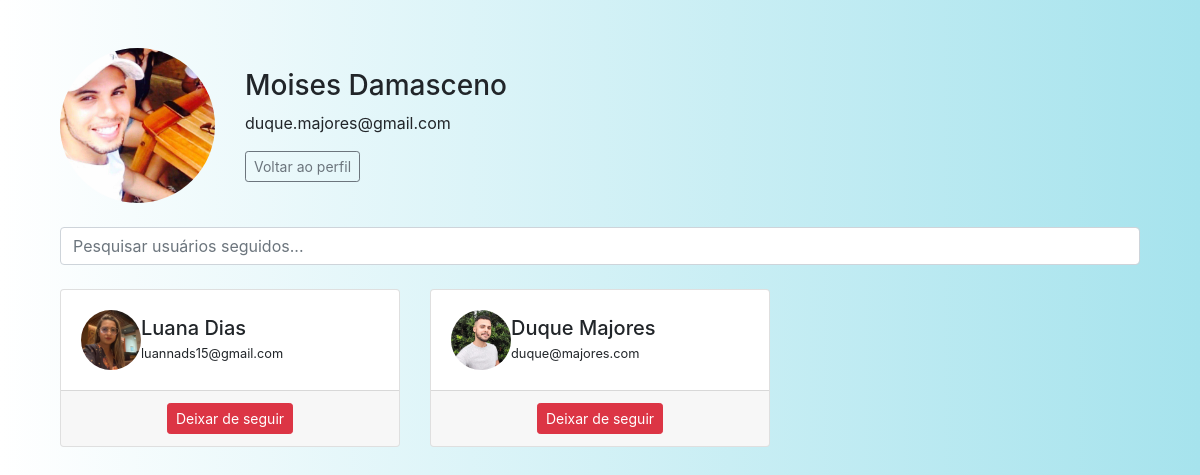
/seguindo/1/ (signed in), run on the app's committed database.
### app/models.py (models this page shows, shortened)
class User(UserMixin, db.Model):
    id = db.Column(db.Integer, primary_key=True)
    nome = db.Column(db.String(150))
    sobreNome = db.Column(db.String(150))
    email = db.Column(db.String(150), unique=True)
    senha = db.Column(db.String(150))
    imagem = db.Column(db.String(150), default='default.png')
    seguindo = db.relationship(
        'User', secondary=followers,
        primaryjoin=(followers.c.follower_id == id),
        secondaryjoin=(followers.c.followed_id == id),
        backref=db.backref('seguidores', lazy='dynamic'),
        lazy='dynamic'
    )

### app/views.py (the view)
@app.route('/seguindo/<int:id>/', endpoint='seguindo')
@login_required
def seguindo(id):
    obj = User.query.get_or_404(id)
    pesquisa = request.args.get('pesquisa', '')
    seguindo_query = obj.seguindo
    dados = [usuario for usuario in obj.seguindo if pesquisa.lower() in usuario.nome.lower()]
    if pesquisa:
        seguindo_filtrado = [user for user in seguindo_query if pesquisa.lower() in user.nome.lower()]
    else:
        seguindo_filtrado = seguindo_query
    context = {
        'dados': dados,
        'usuario_atual_seguindo_ids': {u.id for u in current_user.seguindo}
    }
    return render_template('seguindo.html', obj=obj, context=context)

### app/__init__.py (called while the page is built)
@login_manager.user_loader
def load_user(user_id):
    return User.query.get(int(user_id))

### app/templates/seguindo.html (shortened to what this page needs)
{% extends 'base.html' %}
{% block styles %}
<link rel="stylesheet" href="{{ url_for('static', filename='css/index.css') }}">
<link rel="stylesheet" href="{{ url_for('static', filename='css/home.css') }}">
{% endblock %}
{% block content %}
<div class="container mt-5">
    <div class="row mb-4 align-items-center">
        <div class="col-md-2">
            <img class="img-fluid rounded-circle" src="{{ url_for('static', filename='imagens/' + obj.imagem) }}" alt="Foto Perfil">
        </div>
        <div class="col-md-10">
            <h3>{{ obj.nome }} {{ obj.sobreNome }}</h3>
            <p>{{ obj.email }}</p>
            <a href="{{ url_for('home', id=obj.id) }}" class="btn btn-outline-secondary btn-sm">Voltar ao perfil</a>
        </div>
    </div>
    <form method="get" class="mb-4">
        <input type="text" name="pesquisa" class="form-control" placeholder="Pesquisar usuários seguidos..." value="{{ request.args.get('pesquisa', '') }}">
    </form>
    {% if not context.dados %}
        <p>Nenhum usuário encontrado.</p>
    {% else %}
        <div class="row">
            {% for usuario in context.dados %}
                <div class="col-md-4 mb-4">
                    <div class="card h-100">
                        <div class="card-body d-flex align-items-center">
                            <img src="{{ url_for('static', filename='imagens/' + usuario.imagem) }}" alt="Imagem do Usuário" class="rounded-circle me-3" width="60" height="60">
                            <div>
                                <h5 class="card-title mb-0">{{ usuario.nome }} {{ usuario.sobreNome }}</h5>
                                <p class="card-text"><small>{{ usuario.email }}</small></p>
                            </div>
                        </div>
                        {% if usuario.id != current_user.id %}
                            <div class="card-footer text-center">
                                <form class="follow-toggle-form" data-user-id="{{ usuario.id }}"
                                    data-action="{% if usuario.id in context.usuario_atual_seguindo_ids %}deixar_de_seguir{% else %}seguir{% endif %}">
                                    <button type="submit"
                                            class="btn btn-sm {% if usuario.id in context.usuario_atual_seguindo_ids %}btn-danger{% else %}btn-primary{% endif %}">
                                        {% if usuario.id in context.usuario_atual_seguindo_ids %}Deixar de seguir{% else %}Seguir{% endif %}
                                    </button>
                                </form>
                            </div>
                        {% endif %}
                    </div>
                </div>
            {% endfor %}
        </div>
    {% endif %}
</div>
{% endblock %}

### app/static/css/index.css (style rules this page uses)
#body { background-image: linear-gradient(to right, #fff, #a6e3ed ); }

### app/static/css/home.css (style rules this page uses)
* { margin: 0; padding: 0; box-sizing: border-box; height: auto; }
body { font-family: "Segoe UI", Tahoma, Geneva, Verdana, sans-serif; background-color: #f0f2f5; color: #1c1e21; }

### data on the page
User: imagem (picture), nome "Moises", sobreNome "Damasceno", email "duque.majores@gmail.com"
User: imagem (picture), nome "Luana", sobreNome "Dias", email "luannads15@gmail.com", shows "Deixar de seguir"
User: imagem (picture), nome "Duque", sobreNome "Majores", email "duque@majores.com", shows "Deixar de seguir"
